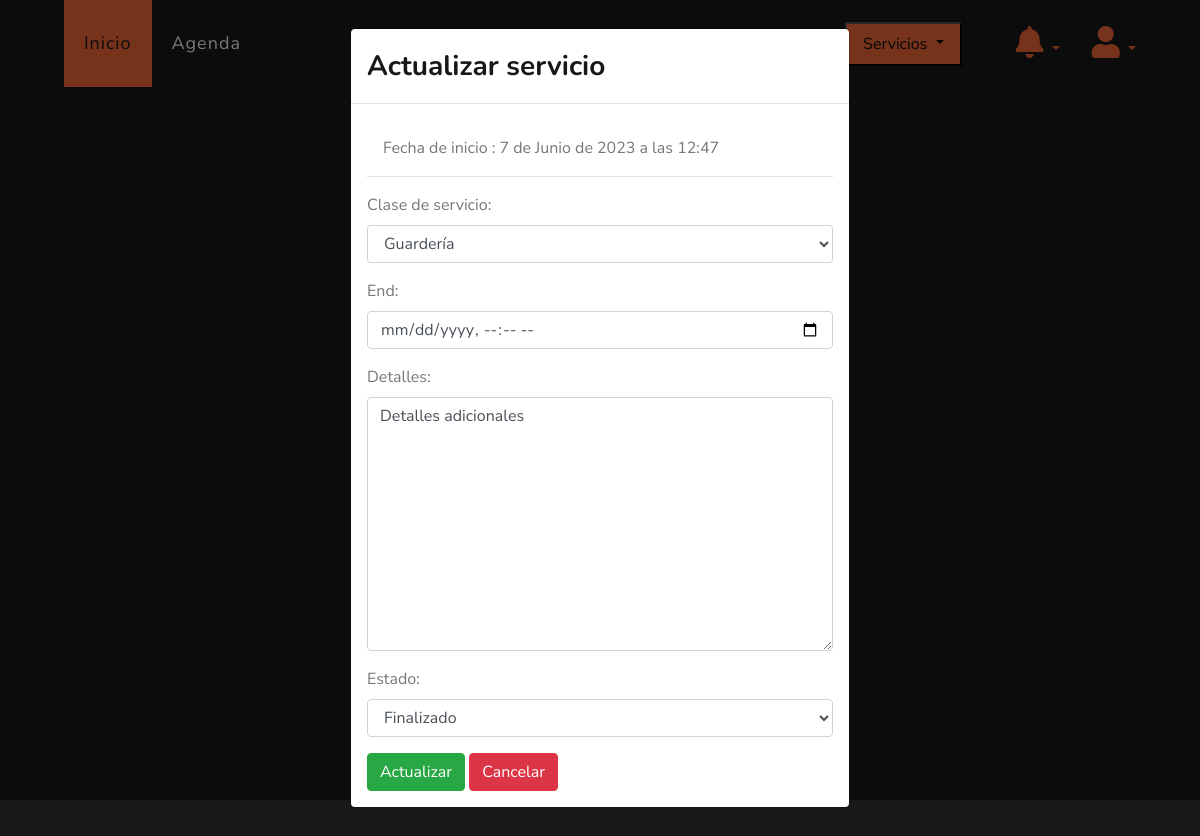
/actualizar/servicio/1 (signed in), run on the app's committed database.
### veterinary/models.py (models this page shows, shortened)
class Services(models.Model):
    SERVICES = [('CL', 'Clínica'), ('GU', 'Guardería'), ('PE', 'Peluquería')]
    STATES = [('Activo', 'Activo'), ('Finalizado', 'Finalizado')]
    veterinary = models.ForeignKey(Veterinary, on_delete=models.PROTECT, null=True, blank=True)
    pet = models.ForeignKey(Pet, on_delete=models.CASCADE, related_name='servicios')
    type = models.CharField(max_length=2, choices=SERVICES, verbose_name='tipo_servicio')
    start = models.DateTimeField(verbose_name='fecha_inicio')
    end = models.DateTimeField(null=True, blank=True, verbose_name='fecha_final')
    details = models.TextField(null=True, blank=True, verbose_name='observaciones')
    state = models.CharField(max_length=10, choices=STATES, verbose_name='Estado', default='Activo')
    total_time = models.IntegerField(null=True, blank=True, verbose_name='Tiempo')

### veterinary/views.py (the view, shortened to what this page needs)
# urls.py: path('actualizar/servicio/<int:id>', views.updateService, name="updateService"),
@login_required(login_url="login")
def updateService(request, id):
    instanceService = Services.objects.get(id=id)
    fecha = instanceService.start
    form = ServiceForm(instance=instanceService)
    return render(request, 'veterinary/updateService.html', {'form': form, 'fecha': fecha})

### veterinary/forms.py
class ServiceForm(ModelForm):
    end = DateTimeField(
        widget=DateTimeInput(attrs={'type': 'datetime-local', 'class': 'form-control', 'labels': 'Finalizacion'}),
        required=False
    )
    class Meta:
        model = Services
        fields = ['type', 'end', 'details', 'state', 'pet', 'total_time']
        widgets = {
            'pet': HiddenInput(attrs={'class': 'form-control', 'readonly': True}),
            'details': Textarea(attrs={'class': 'form-control'}),
            'type': Select(attrs={'class': 'form-control'}),
            'state': Select(attrs={'class': 'form-control'}),
            'total_time': HiddenInput(attrs={'class': 'form-control'})
        }
        labels = {
            'pet': 'Mascota',
            'details': 'Detalles',
            'type': 'Clase de servicio',
            'state': 'Estado',
            'total_time': 'Tiempo de finalizacion',
        }

### veterinary/views.py (called while the page is built)
def check_notifications(request):
    if not request.user.is_authenticated:
        veterinary_logued = Veterinary.objects.get(id=1)
    else:
        veterinary_logued = request.user.veterinary
    if not Client.objects.filter(veterinary=veterinary_logued).exists():
        messages.info(request, 'Registra clientes')
    if not Pet.objects.filter(client__veterinary=veterinary_logued).exists():
        messages.info(request, 'Registra mascotas')
    if not Category.objects.filter(veterinary=veterinary_logued).exists():
        messages.info(request, 'Registra categorias y productos')
    if not Events.objects.filter(veterinary=veterinary_logued).exists():
        messages.info(request, 'Registra tu primer cita')

### templates/veterinary/updateService.html (shortened to what this page needs)
{% extends 'layout/base.html' %}
{% block 'style' %}
{% load static %}
<link rel="stylesheet" href="{% static 'css/estilo.css' %}">
{% endblock %}
{% block 'header' %}
{% include 'layout/partials/headerbase.html' %}
{% endblock %}
{% block 'content' %}
{% if form.instance %}
<div class="modal fade" id="myModal" tabindex="-1" role="dialog" aria-labelledby="myModalLabel" data-backdrop="static" data-keyboard="false">
  <div class="modal-dialog" role="document">
    <div class="modal-content">
      <div class="modal-header">
        <h3 class="modal-title" id="myModalLabel">Actualizar servicio</h3>
      </div>
      <div class="modal-body">
        <p class="modal-header">Fecha de inicio : {{ fecha }}</p>
        <form method="post" id="update-form">
          {{ form.as_p }}
          <input type="submit" class="btn btn-success" value="Actualizar">
          <a href="{% url 'home' %}" class="btn btn-danger">Cancelar</a>
        </form>
      </div>
    </div>
  </div>
</div>
{% endif %}
<div class="container-fluid" style="background-color: #181818;">
  <div class="row">
  </div>
</div>
{% endblock %}

### data on the page
Services: start "7 de Junio de 2023 a las 12:47", type "Guardería", details "Detalles adicionales", state "Finalizado"
